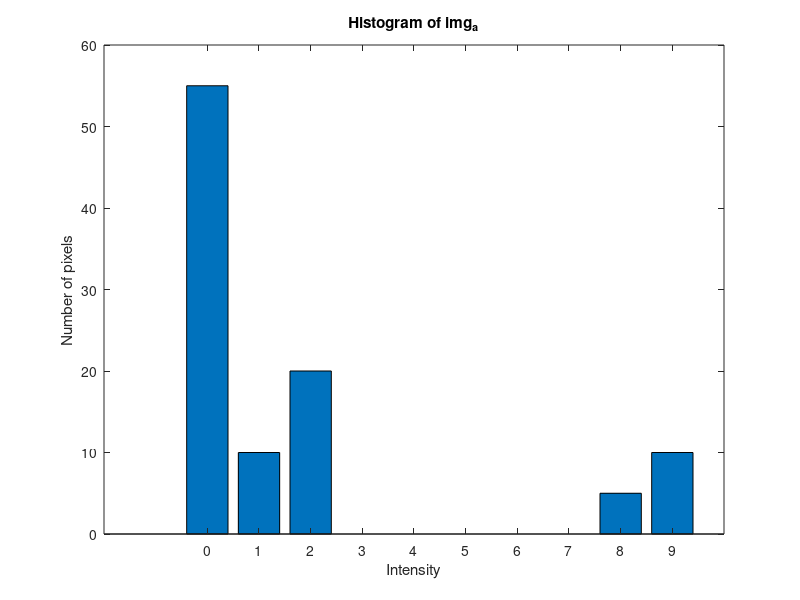
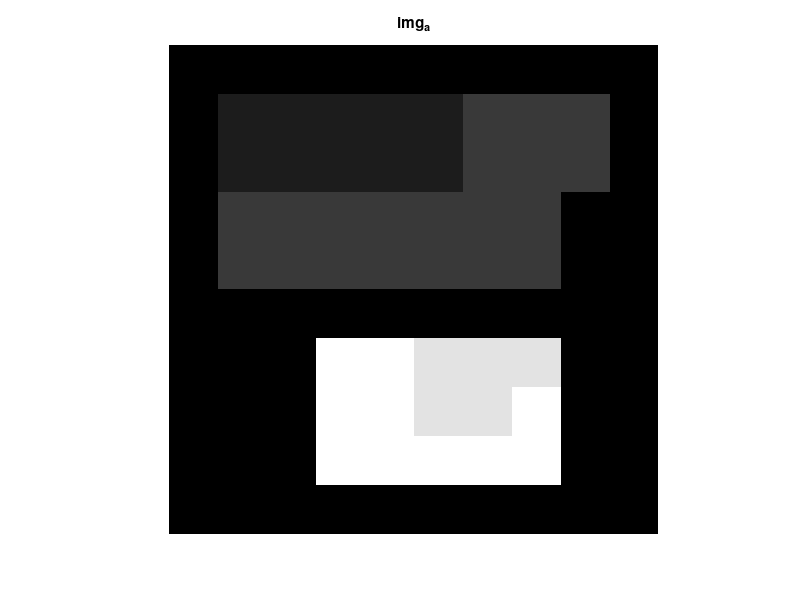

Here is the MATLAB script that generated these plots, in order:
% ---
% Course: Processamento de Imagens Digitais
% Student: Cassiano Henrique Aparecido Rodrigues
% Activity: Lista de Exercícios
% ---

clear all;
clf;
close all;

% img = imread('../assets/cameraman.tif');
img_a = [0 0 0 0 0 0 0 0 0 0; 0 1 1 1 1 1 2 2 2 0; 0 1 1 1 1 1 2 2 2 0; 0 2 2 2 2 2 2 2 0 0; 0 2 2 2 2 2 2 2 0 0; 0 0 0 0 0 0 0 0 0 0; 0 0 0 9 9 8 8 8 0 0; 0 0 0 9 9 8 8 9 0 0; 0 0 0 9 9 9 9 9 0 0; 0 0 0 0 0 0 0 0 0 0];

[h, l] = size(img_a);

% show img_a with intensity values 0-9
figure(2);
imshow(img_a, [0 9]);
title('img_a');

histogram = zeros(1, 10);

for i = 1:1:h
    for j = 1:1:l
        histogram(img_a(i, j) + 1) = histogram(img_a(i, j) + 1) + 1;
    end
end

% plot histogram, but change the x axis to 0-9 instead of 1-10
figure(1);
bar(0:9, histogram);
title('Histogram of img_a');
xlabel('Intensity');
ylabel('Number of pixels');
